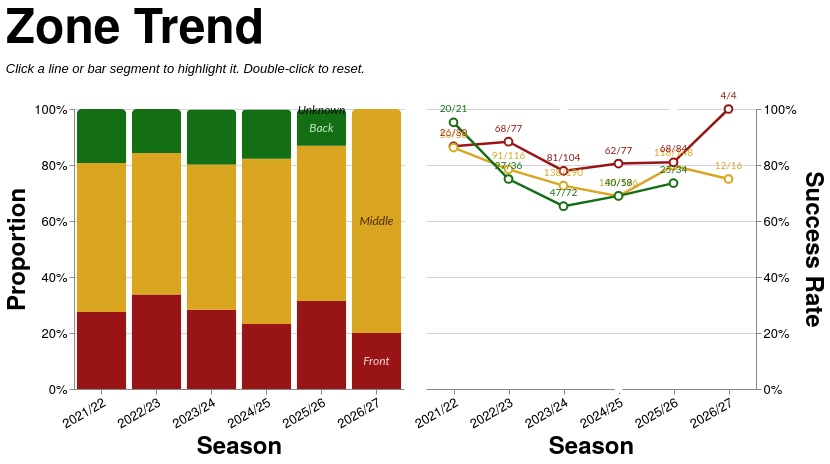

Specify this chart in Vega-Lite:
### Vega-Lite specification from a JSON file in a GitHub repository (floating-point values rounded to 4 significant figures; data arrays with more than 128 entries replaced by an {"elided": "..."} marker saying what was removed)
{"config": {"axis": {"labelFont": "PT Sans Narrow, Helvetica Neue, Helvetica, Arial, sans-serif", "titleFont": "PT Sans Narrow, Helvetica Neue, Helvetica, Arial, sans-serif", "labelFontSize": 13, "titleFontSize": 24, "gridColor": "#202947", "gridOpacity": 0.2, "zindex": 1}, "text": {"font": "Lato, sans-serif"}, "bar": {"cornerRadiusEnd": 5}, "header": {"labelFont": "PT Sans Narrow, Helvetica Neue, Helvetica, Arial, sans-serif", "titleFont": "PT Sans Narrow, Helvetica Neue, Helvetica, Arial, sans-serif", "labelFontSize": 24, "titleFontSize": 28, "labelFontWeight": "bold", "orient": "left"}, "legend": {"labelFont": "PT Sans Narrow, Helvetica Neue, Helvetica, Arial, sans-serif", "titleFont": "PT Sans Narrow, Helvetica Neue, Helvetica, Arial, sans-serif", "labelFontSize": 14, "titleFontSize": 16, "titlePadding": 5, "fillColor": "white", "strokeColor": "black", "padding": 10, "titleFontWeight": "lighter", "titleFontStyle": "italic", "titleColor": "gray", "offset": 10}, "title": {"font": "PT Sans Narrow, Helvetica Neue, Helvetica, Arial, sans-serif", "fontSize": 48, "fontWeight": "bold", "anchor": "start", "align": "center", "titlePadding": 20, "subtitlePadding": 10, "subtitleFontSize": 13, "subtitleColor": "", "subtitleFontStyle": "italic", "offset": 15, "color": "black"}, "axisX": {"labelAngle": 0}, "facet": {"title": null, "header": null, "align": {"row": "each", "column": "each"}, "spacing": 10}, "resolve": {"scale": {"y": "independent", "facet": "independent"}}, "background": "transparent", "scale": {"offsetBandPaddingOuter": 0.2, "offsetBandPaddingInner": 0.1}, "view": {"stroke": null, "background": "transparent"}}, "hconcat": [{"layer": [{"mark": {"type": "bar", "opacity": 0.85}, "encoding": {"color": {"field": "area", "legend": null, "scale": {"domain": ["Front", "Middle", "Back"], "range": ["#991515", "goldenrod", "#146f14"]}, "sort": ["Front", "Middle", "Back"], "type": "nominal"}, "opacity": {"condition": {"param": "param_11", "value": 1.0, "empty": true}, "value": 0.2}, "order": {"field": "stack_order", "sort": "ascending", "type": "quantitative"}, "stroke": {"value": "transparent"}, "tooltip": [{"field": "season", "title": "Season", "type": "nominal"}, {"field": "area", "title": "Zone", "type": "nominal"}, {"field": "attempts", "format": ",.0f", "title": "Attempts", "type": "quantitative"}, {"field": "won", "format": ",.0f", "title": "Won", "type": "quantitative"}, {"field": "success_rate", "format": ".1%", "title": "Success Rate", "type": "quantitative"}], "x": {"axis": {"labelAngle": -30}, "field": "season", "sort": ["2021/22", "2022/23", "2023/24", "2024/25", "2025/26", "2026/27"], "title": "Season", "type": "nominal"}, "y": {"axis": {"format": "%", "orient": "left"}, "field": "attempts", "stack": "normalize", "title": "Proportion", "type": "quantitative"}}, "name": "view_9", "transform": [{"filter": "(loSquad == 'All' || datum.squad == loSquad) && (loGameType == 'All' || (loGameType == 'League + Cup' && (datum.game_type == 'League' || datum.game_type == 'Cup')) || (loGameType == 'League only' && datum.game_type == 'League') || datum.game_type == loGameType) && (loThrower == 'All' || datum.thrower == loThrower) && (loJumper == 'All' || datum.jumper == loJumper) && (loNumbers == 'All' || datum.numbers == loNumbers)"}, {"aggregate": [{"op": "count", "as": "attempts"}, {"op": "sum", "field": "won", "as": "won"}], "groupby": ["season", "area"]}, {"calculate": "datum.won / datum.attempts", "as": "success_rate"}, {"calculate": "datum.won + '/' + datum.attempts", "as": "won_attempts_label"}, {"calculate": "datum.area == 'Front' ? 0 : datum.area == 'Middle' ? 1 : datum.area == 'Back' ? 2 : 999", "as": "stack_order"}]}, {"mark": {"type": "text", "align": "center", "baseline": "middle", "fontSize": 12, "fontStyle": "italic"}, "encoding": {"color": {"field": "text_label_color", "legend": null, "scale": null, "type": "nominal"}, "opacity": {"condition": {"param": "param_11", "value": 0.9, "empty": true}, "value": 0.3}, "text": {"field": "area", "type": "nominal"}, "x": {"axis": {"labelAngle": -30}, "field": "season", "sort": ["2021/22", "2022/23", "2023/24", "2024/25", "2025/26", "2026/27"], "title": "Season", "type": "nominal"}, "y": {"field": "mid_y", "scale": {"domain": [0, 1]}, "type": "quantitative"}}, "transform": [{"filter": "(loSquad == 'All' || datum.squad == loSquad) && (loGameType == 'All' || (loGameType == 'League + Cup' && (datum.game_type == 'League' || datum.game_type == 'Cup')) || (loGameType == 'League only' && datum.game_type == 'League') || datum.game_type == loGameType) && (loThrower == 'All' || datum.thrower == loThrower) && (loJumper == 'All' || datum.jumper == loJumper) && (loNumbers == 'All' || datum.numbers == loNumbers)"}, {"aggregate": [{"op": "count", "as": "attempts"}, {"op": "sum", "field": "won", "as": "won"}], "groupby": ["season", "area"]}, {"calculate": "datum.won / datum.attempts", "as": "success_rate"}, {"calculate": "datum.won + '/' + datum.attempts", "as": "won_attempts_label"}, {"calculate": "datum.area == 'Front' ? 0 : datum.area == 'Middle' ? 1 : datum.area == 'Back' ? 2 : 999", "as": "stack_order"}, {"joinaggregate": [{"op": "sum", "field": "attempts", "as": "season_total"}], "groupby": ["season"]}, {"calculate": "datum.attempts / datum.season_total", "as": "proportion"}, {"window": [{"op": "sum", "field": "proportion", "as": "cum_prop"}], "frame": [null, 0], "groupby": ["season"], "sort": [{"field": "stack_order", "order": "ascending"}]}, {"calculate": "datum.cum_prop - datum.proportion / 2", "as": "mid_y"}, {"calculate": "datum.area == 'Front' ? '#fce8e8' : datum.area == 'Middle' ? '#3d2000' : datum.area == 'Back' ? '#d4f5d4' : 'black'", "as": "text_label_color"}, {"calculate": "toNumber(split(datum.season, '/')[0])", "as": "season_order_num"}, {"window": [{"op": "row_number", "field": "", "as": "season_rank"}], "groupby": ["area"], "sort": [{"field": "season_order_num", "order": "descending"}]}, {"filter": "datum.season_rank == 1"}]}], "height": 280, "width": {"step": 55}}, {"layer": [{"mark": {"type": "line", "point": {"fill": "white", "filled": false, "size": 60}, "strokeWidth": 2.5}, "encoding": {"color": {"field": "area", "legend": null, "scale": {"domain": ["Front", "Middle", "Back"], "range": ["#991515", "goldenrod", "#146f14"]}, "sort": ["Front", "Middle", "Back"], "type": "nominal"}, "detail": {"field": "area", "type": "nominal"}, "opacity": {"condition": {"param": "param_11", "value": 1.0, "empty": true}, "value": 0.2}, "tooltip": [{"field": "season", "title": "Season", "type": "nominal"}, {"field": "area", "title": "Zone", "type": "nominal"}, {"field": "attempts", "format": ",.0f", "title": "Attempts", "type": "quantitative"}, {"field": "won", "format": ",.0f", "title": "Won", "type": "quantitative"}, {"field": "success_rate", "format": ".1%", "title": "Success Rate", "type": "quantitative"}], "x": {"axis": {"labelAngle": -30}, "field": "season", "sort": ["2021/22", "2022/23", "2023/24", "2024/25", "2025/26", "2026/27"], "title": "Season", "type": "nominal"}, "y": {"axis": {"format": "%", "orient": "right"}, "field": "success_rate", "scale": {"domainMax": 1, "nice": true}, "title": "Success Rate", "type": "quantitative"}}, "name": "view_10", "transform": [{"filter": "(loSquad == 'All' || datum.squad == loSquad) && (loGameType == 'All' || (loGameType == 'League + Cup' && (datum.game_type == 'League' || datum.game_type == 'Cup')) || (loGameType == 'League only' && datum.game_type == 'League') || datum.game_type == loGameType) && (loThrower == 'All' || datum.thrower == loThrower) && (loJumper == 'All' || datum.jumper == loJumper) && (loNumbers == 'All' || datum.numbers == loNumbers)"}, {"aggregate": [{"op": "count", "as": "attempts"}, {"op": "sum", "field": "won", "as": "won"}], "groupby": ["season", "area"]}, {"calculate": "datum.won / datum.attempts", "as": "success_rate"}, {"calculate": "datum.won + '/' + datum.attempts", "as": "won_attempts_label"}]}, {"mark": {"type": "text", "align": "center", "baseline": "bottom", "dy": -8, "fontSize": 10}, "encoding": {"color": {"field": "area", "legend": null, "scale": {"domain": ["Front", "Middle", "Back"], "range": ["#991515", "goldenrod", "#146f14"]}, "sort": ["Front", "Middle", "Back"], "type": "nominal"}, "detail": {"field": "area", "type": "nominal"}, "opacity": {"condition": {"param": "param_11", "value": 1.0, "empty": true}, "value": 0.2}, "text": {"field": "won_attempts_label", "type": "nominal"}, "x": {"axis": {"labelAngle": -30}, "field": "season", "sort": ["2021/22", "2022/23", "2023/24", "2024/25", "2025/26", "2026/27"], "title": "Season", "type": "nominal"}, "y": {"axis": {"format": "%", "orient": "right"}, "field": "success_rate", "scale": {"domainMax": 1, "nice": true}, "title": "Success Rate", "type": "quantitative"}}, "transform": [{"filter": "(loSquad == 'All' || datum.squad == loSquad) && (loGameType == 'All' || (loGameType == 'League + Cup' && (datum.game_type == 'League' || datum.game_type == 'Cup')) || (loGameType == 'League only' && datum.game_type == 'League') || datum.game_type == loGameType) && (loThrower == 'All' || datum.thrower == loThrower) && (loJumper == 'All' || datum.jumper == loJumper) && (loNumbers == 'All' || datum.numbers == loNumbers)"}, {"aggregate": [{"op": "count", "as": "attempts"}, {"op": "sum", "field": "won", "as": "won"}], "groupby": ["season", "area"]}, {"calculate": "datum.won / datum.attempts", "as": "success_rate"}, {"calculate": "datum.won + '/' + datum.attempts", "as": "won_attempts_label"}]}], "height": 280, "width": {"step": 55}}], "data": {"name": "data-e43753c4e564295a8a2bb987474335c8"}, "params": [{"name": "loSquad", "value": "All"}, {"name": "loSeason", "value": "All"}, {"name": "loGameType", "value": "All"}, {"name": "loThrower", "value": "All"}, {"name": "loJumper", "value": "All"}, {"name": "loArea", "value": "All"}, {"name": "loNumbers", "value": "All"}, {"name": "param_11", "select": {"type": "point", "clear": "dblclick", "fields": ["area"], "on": "click"}, "views": ["view_9", "view_10"]}], "resolve": {"scale": {"color": "shared"}}, "spacing": 8, "title": {"text": "Zone Trend", "subtitle": "Click a line or bar segment to highlight it. Double-click to reset."}, "$schema": "https://vega.github.io/schema/vega-lite/v5.20.1.json", "datasets": {"data-e43753c4e564295a8a2bb987474335c8": {"elided": "1324 records"}}}
